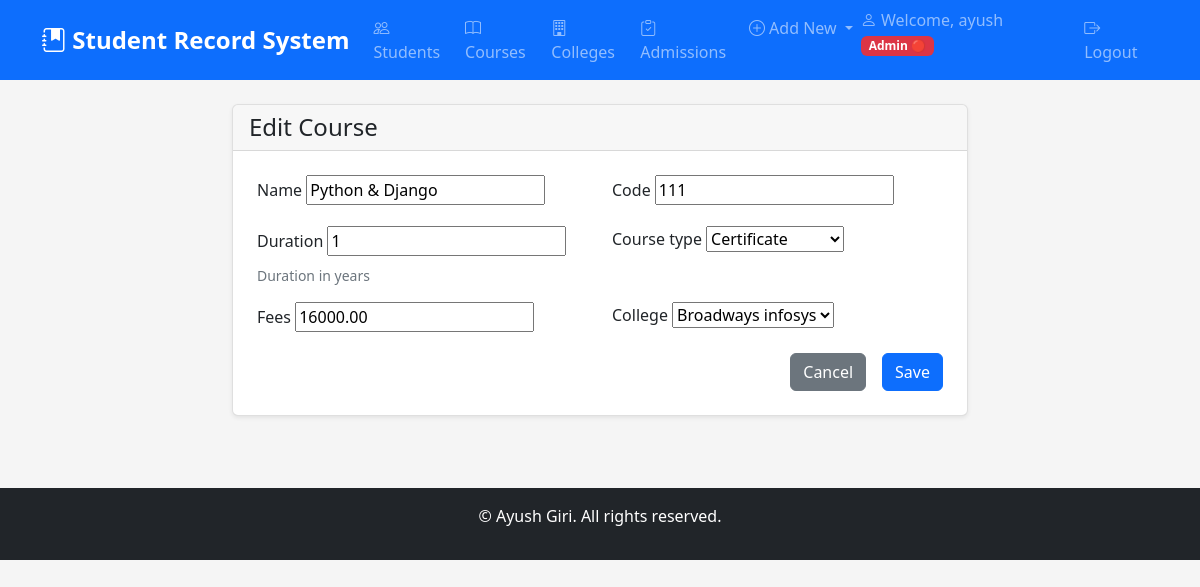
The app's page /courses/edit/1/ (signed in) with its own data.
### core/models.py (models this page shows, shortened)
class Course(models.Model):
    COURSE_TYPES = (
        ('UG', 'Undergraduate'),
        ('PG', 'Postgraduate'),
        ('DP', 'Diploma'),
        ('CR', 'Certificate'),
    )
    name = models.CharField(max_length=200)
    code = models.CharField(max_length=10, unique=True)
    duration = models.IntegerField(help_text="Duration in years")
    course_type = models.CharField(max_length=2, choices=COURSE_TYPES)
    fees = models.DecimalField(max_digits=10, decimal_places=2)
    college = models.ForeignKey(College, on_delete=models.CASCADE, related_name='courses')

### core/decorators.py (the view)
        def wrapper(request, *args, **kwargs):
            login_url = reverse('user_login')
            register_url = reverse('register')
            if request.path in [login_url, register_url]:
                return view_func(request, *args, **kwargs)
            if not request.user.is_authenticated:
                messages.error(request, 'You must log in first!')
                return redirect('user_login')
            if hasattr(request.user, 'userprofile'):
                role = request.user.userprofile.role
                role_hierarchy = {'viewer': 1, 'editor': 2, 'admin': 3}
                if role_hierarchy.get(role, 0) >= role_hierarchy.get(required_role, 0):
                    return view_func(request, *args, **kwargs)
            messages.error(request, 'You do not have permission to access this page!')
            return redirect('home')

### core/forms.py
class CourseForm(forms.ModelForm):
    class Meta:
        model = Course
        fields = '__all__'

### core/models.py (called while the page is built)
    def __str__(self):
        return self.name

### core/views.py (called while the page is built)
@editor_required
def edit_course(request, pk):
    course = get_object_or_404(Course, pk=pk)
    if request.method == 'POST':
        form = CourseForm(request.POST, instance=course)
        if form.is_valid():
            course = form.save()
            messages.success(request, f'Course {course.name} updated successfully!')
            return redirect('course_list')
    else:
        form = CourseForm(instance=course)
    return render(request, 'core/course_form.html', {'form': form, 'title': 'Edit Course'})

### core/templates/core/course_form.html (shortened to what this page needs)
{% extends 'core/base.html' %}
{% block content %}
<div class="row justify-content-center">
    <div class="col-md-8">
        <div class="card">
            <div class="card-header">
                <h4 class="card-title mb-0">{{ title }}</h4>
            </div>
            <div class="card-body">
                <form method="post">
                    <div class="row">
                        {% for field in form %}
                        <div class="col-md-6 mb-3">
                            <label for="{{ field.id_for_label }}" class="form-label">{{ field.label }}</label>
                            {{ field }}
                            {% if field.help_text %}
                            <div class="form-text">{{ field.help_text }}</div>
                            {% endif %}
                        </div>
                        {% endfor %}
                    </div>
                    <div class="d-grid gap-2 d-md-flex justify-content-md-end">
                        <a href="{% url 'course_list' %}" class="btn btn-secondary me-md-2">Cancel</a>
                        <button type="submit" class="btn btn-primary">Save</button>
                    </div>
                </form>
            </div>
        </div>
    </div>
</div>
{% endblock %}

### core/templates/core/base.html (shortened to what this page needs)
<!DOCTYPE html>
<html lang="en">
<head>
    {% load static %}
    <link href="{% static 'core/css/bootstrap.min.css' %}" rel="stylesheet">
    <link href="{% static 'core/css/style.css' %}" rel="stylesheet">
    <link rel="stylesheet" href="https://cdn.jsdelivr.net/npm/bootstrap-icons@1.11.1/font/bootstrap-icons.css">
</head>
<body>
    <nav class="navbar navbar-expand-lg navbar-dark bg-primary">
        <div class="container">
            <a class="navbar-brand" href="{% url 'home' %}">
                <i class="bi bi-journal-bookmark-fill"></i> Student Record System
            </a>
            <div class="collapse navbar-collapse" id="navbarNav">
                <ul class="navbar-nav me-auto">
                    {% if user.is_authenticated %}
                    <li class="nav-item">
                        <a class="nav-link" href="{% url 'student_list' %}"><i class="bi bi-people"></i> Students</a>
                    </li>
                    <li class="nav-item">
                        <a class="nav-link" href="{% url 'course_list' %}"><i class="bi bi-book"></i> Courses</a>
                    </li>
                    <li class="nav-item">
                        <a class="nav-link" href="{% url 'college_list' %}"><i class="bi bi-building"></i> Colleges</a>
                    </li>
                    <li class="nav-item">
                        <a class="nav-link" href="{% url 'admission_list' %}"><i class="bi bi-clipboard-check"></i> Admissions</a>
                    </li>
                    {% if user.userprofile.role != 'viewer' %}
                    <li class="nav-item dropdown">
                        <a class="nav-link dropdown-toggle" href="#" role="button" data-bs-toggle="dropdown">
                            <i class="bi bi-plus-circle"></i> Add New
                        </a>
                    </li>
                    {% endif %}
                    {% endif %}
                </ul>
                <ul class="navbar-nav">
                    {% if user.is_authenticated %}
                    <li class="nav-item">
                        <span class="navbar-text me-3">
                            <i class="bi bi-person"></i> Welcome, {{ user.username }}
                            {% if user.userprofile.role == 'admin' %}
                                <span class="badge bg-danger">Admin 🔴</span>
                            {% elif user.userprofile.role == 'editor' %}
                                <span class="badge bg-warning text-dark">Editor 🟡</span>
                            {% elif user.userprofile.role == 'viewer' %}
                                <span class="badge bg-primary">Viewer 🔵</span>
                            {% endif %}
                        </span>
                    </li>
                    <li class="nav-item">
                        <a class="nav-link" href="{% url 'user_logout' %}"><i class="bi bi-box-arrow-right"></i> Logout</a>
                    </li>
                    {% endif %}
                </ul>
            </div>
        </div>
    </nav>
    <div class="container mt-4">
        {% block content %}{% endblock %}
    </div>
    <footer class="bg-dark text-white text-center py-3 mt-5">
        <div class="container">
            <p>&copy; Ayush Giri. All rights reserved.</p>
        </div>
    </footer>
</body>
</html>

### core/static/core/css/style.css (style rules this page uses)
:root { --primary-color: #0d6efd; --secondary-color: #6c757d; --success-color: #198754; --danger-color: #dc3545; --warning-color: #ffc107; --info-color: #0dcaf0; --light-color: #f8f9fa; --dark-color: #212529; }
body { font-family: 'Segoe UI', Tahoma, Geneva, Verdana, sans-serif; background-color: #f5f5f5; }
.navbar-brand { font-weight: bold; font-size: 1.5rem; }
.card { box-shadow: 0 0.125rem 0.25rem rgba(0, 0, 0, 0.075); border: 1px solid rgba(0, 0, 0, 0.125); margin-bottom: 1.5rem; }
.card-header { background-color: rgba(0, 0, 0, 0.03); border-bottom: 1px solid rgba(0, 0, 0, 0.125); }
.btn { border-radius: 0.375rem; font-weight: 500; }
.badge { font-size: 0.75em; }
.card .card-body { padding: 1.5rem; }
footer { margin-top: auto; }
.form-label { font-weight: 500; margin-bottom: 0.5rem; }
.form-text { font-size: 0.875rem; color: #6c757d; }
.badge.bg-danger { background-color: var(--danger-color) !important; }

### records on screen
Course: form "Python & Django" "111" "1" "Certificate" "16000.00" "Broadways infosys"

### other values on screen
{{ user.username }} "ayush"
{{ title }} "Edit Course"
{{ field.label }} "Name" "Code" "Duration" "Course type" "Fees" "College"
{{ field.help_text }} "Duration in years"
